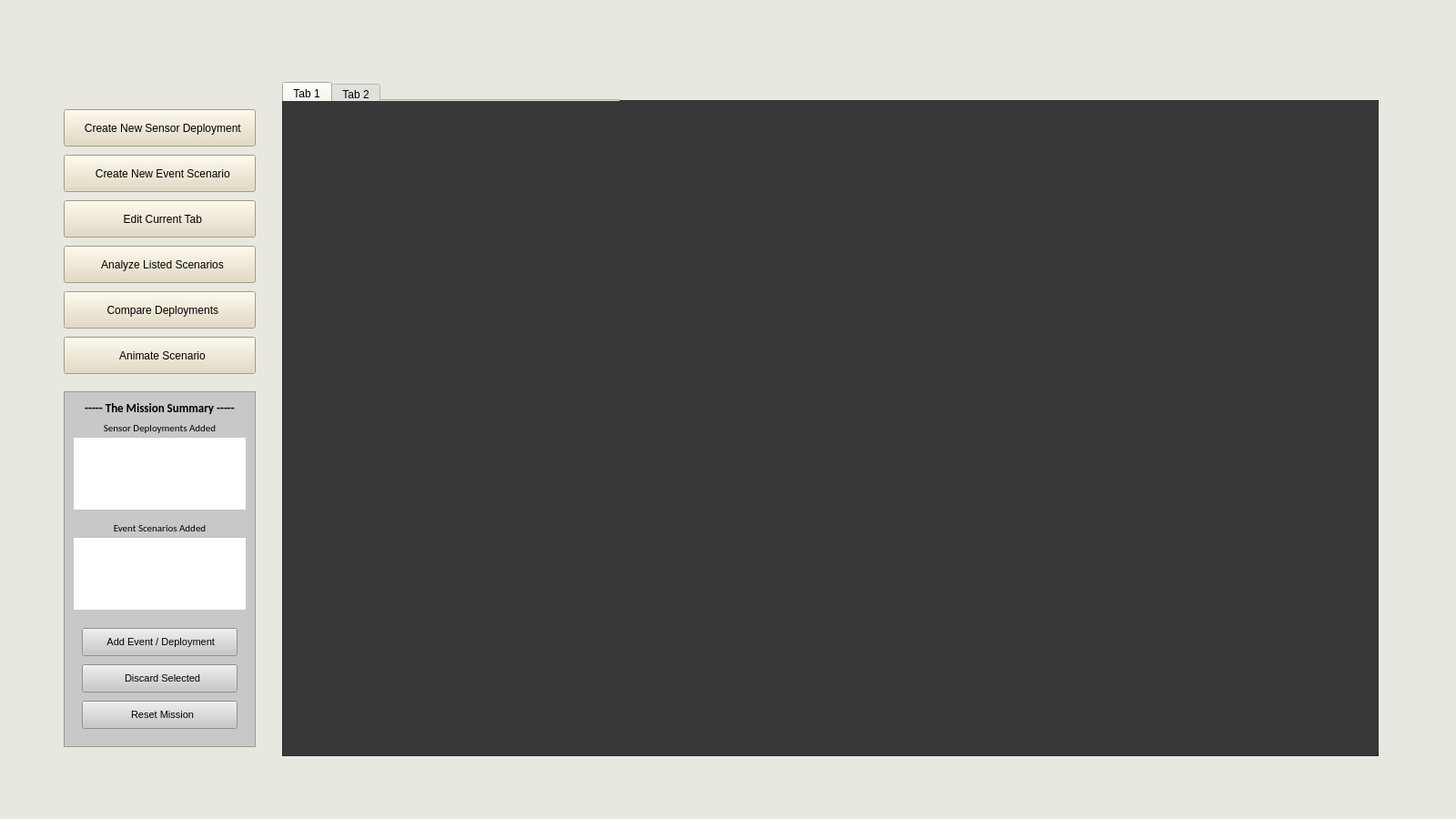
<?xml version="1.0" encoding="UTF-8"?>
<ui version="4.0">
 <class>MainWindow</class>
 <widget class="QMainWindow" name="MainWindow">
  <property name="geometry">
   <rect>
    <x>0</x>
    <y>0</y>
    <width>1600</width>
    <height>900</height>
   </rect>
  </property>
  <property name="font">
   <font>
    <family>Calibri</family>
   </font>
  </property>
  <property name="windowTitle">
   <string>MainWindow</string>
  </property>
  <property name="styleSheet">
   <string notr="true">background-color: rgb(232, 232, 224);</string>
  </property>
  <widget class="QWidget" name="centralwidget">
   <widget class="QPushButton" name="pushButton">
    <property name="geometry">
     <rect>
      <x>70</x>
      <y>120</y>
      <width>211</width>
      <height>41</height>
     </rect>
    </property>
    <property name="cursor">
     <cursorShape>PointingHandCursor</cursorShape>
    </property>
    <property name="autoFillBackground">
     <bool>false</bool>
    </property>
    <property name="styleSheet">
     <string notr="true">background-color: rgb(227, 216, 188);</string>
    </property>
    <property name="text">
     <string>  Create New Sensor Deployment</string>
    </property>
    <property name="icon">
     <iconset>
      <normaloff>../../Downloads/pngwing.com (10).png</normaloff>../../Downloads/pngwing.com (10).png</iconset>
    </property>
    <property name="iconSize">
     <size>
      <width>20</width>
      <height>20</height>
     </size>
    </property>
    <property name="default">
     <bool>false</bool>
    </property>
    <property name="flat">
     <bool>false</bool>
    </property>
   </widget>
   <widget class="QPushButton" name="pushButton_2">
    <property name="geometry">
     <rect>
      <x>70</x>
      <y>170</y>
      <width>211</width>
      <height>41</height>
     </rect>
    </property>
    <property name="cursor">
     <cursorShape>PointingHandCursor</cursorShape>
    </property>
    <property name="styleSheet">
     <string notr="true">background-color: rgb(227, 216, 188);</string>
    </property>
    <property name="text">
     <string>  Create New Event Scenario</string>
    </property>
    <property name="icon">
     <iconset>
      <normaloff>../../Downloads/pngwing.com (15).png</normaloff>../../Downloads/pngwing.com (15).png</iconset>
    </property>
    <property name="iconSize">
     <size>
      <width>20</width>
      <height>20</height>
     </size>
    </property>
   </widget>
   <widget class="QPushButton" name="pushButton_3">
    <property name="geometry">
     <rect>
      <x>70</x>
      <y>270</y>
      <width>211</width>
      <height>41</height>
     </rect>
    </property>
    <property name="cursor">
     <cursorShape>PointingHandCursor</cursorShape>
    </property>
    <property name="styleSheet">
     <string notr="true">background-color: rgb(227, 216, 188);</string>
    </property>
    <property name="text">
     <string>  Analyze Listed Scenarios</string>
    </property>
    <property name="icon">
     <iconset>
      <normaloff>../../Downloads/pngwing.com (2).png</normaloff>../../Downloads/pngwing.com (2).png</iconset>
    </property>
    <property name="iconSize">
     <size>
      <width>20</width>
      <height>20</height>
     </size>
    </property>
   </widget>
   <widget class="QPushButton" name="pushButton_4">
    <property name="geometry">
     <rect>
      <x>70</x>
      <y>320</y>
      <width>211</width>
      <height>41</height>
     </rect>
    </property>
    <property name="cursor">
     <cursorShape>PointingHandCursor</cursorShape>
    </property>
    <property name="styleSheet">
     <string notr="true">background-color: rgb(227, 216, 188);</string>
    </property>
    <property name="text">
     <string>  Compare Deployments</string>
    </property>
    <property name="icon">
     <iconset>
      <normaloff>../../Downloads/pngwing.com (4).png</normaloff>../../Downloads/pngwing.com (4).png</iconset>
    </property>
    <property name="iconSize">
     <size>
      <width>20</width>
      <height>20</height>
     </size>
    </property>
   </widget>
   <widget class="QFrame" name="frame">
    <property name="geometry">
     <rect>
      <x>70</x>
      <y>430</y>
      <width>211</width>
      <height>391</height>
     </rect>
    </property>
    <property name="styleSheet">
     <string notr="true">background-color: rgb(200, 200, 200);</string>
    </property>
    <property name="frameShape">
     <enum>QFrame::StyledPanel</enum>
    </property>
    <property name="frameShadow">
     <enum>QFrame::Sunken</enum>
    </property>
    <widget class="QLabel" name="label">
     <property name="geometry">
      <rect>
       <x>20</x>
       <y>10</y>
       <width>171</width>
       <height>16</height>
      </rect>
     </property>
     <property name="font">
      <font>
       <family>Calibri</family>
       <pointsize>10</pointsize>
       <weight>75</weight>
       <bold>true</bold>
      </font>
     </property>
     <property name="cursor">
      <cursorShape>ArrowCursor</cursorShape>
     </property>
     <property name="text">
      <string>----- The Mission Summary -----</string>
     </property>
     <property name="scaledContents">
      <bool>false</bool>
     </property>
     <property name="alignment">
      <set>Qt::AlignHCenter|Qt::AlignTop</set>
     </property>
     <property name="wordWrap">
      <bool>true</bool>
     </property>
    </widget>
    <widget class="QPushButton" name="pushButton_6">
     <property name="geometry">
      <rect>
       <x>20</x>
       <y>340</y>
       <width>171</width>
       <height>31</height>
      </rect>
     </property>
     <property name="font">
      <font>
       <family>MS Shell Dlg 2</family>
       <pointsize>8</pointsize>
       <weight>50</weight>
       <bold>false</bold>
      </font>
     </property>
     <property name="text">
      <string>  Reset Mission</string>
     </property>
     <property name="icon">
      <iconset>
       <normaloff>../../Downloads/pngwing.com (5).png</normaloff>../../Downloads/pngwing.com (5).png</iconset>
     </property>
    </widget>
    <widget class="QListWidget" name="listWidget">
     <property name="geometry">
      <rect>
       <x>10</x>
       <y>50</y>
       <width>191</width>
       <height>81</height>
      </rect>
     </property>
     <property name="styleSheet">
      <string notr="true">background-color: rgb(255, 255, 255);</string>
     </property>
     <property name="frameShape">
      <enum>QFrame::StyledPanel</enum>
     </property>
     <property name="frameShadow">
      <enum>QFrame::Sunken</enum>
     </property>
    </widget>
    <widget class="QListWidget" name="listWidget_2">
     <property name="geometry">
      <rect>
       <x>10</x>
       <y>160</y>
       <width>191</width>
       <height>81</height>
      </rect>
     </property>
     <property name="styleSheet">
      <string notr="true">background-color: rgb(255, 255, 255);</string>
     </property>
     <property name="frameShape">
      <enum>QFrame::StyledPanel</enum>
     </property>
     <property name="frameShadow">
      <enum>QFrame::Sunken</enum>
     </property>
    </widget>
    <widget class="QPushButton" name="pushButton_7">
     <property name="geometry">
      <rect>
       <x>20</x>
       <y>300</y>
       <width>171</width>
       <height>31</height>
      </rect>
     </property>
     <property name="font">
      <font>
       <family>MS Shell Dlg 2</family>
       <pointsize>8</pointsize>
       <weight>50</weight>
       <bold>false</bold>
      </font>
     </property>
     <property name="text">
      <string>  Discard Selected</string>
     </property>
     <property name="icon">
      <iconset>
       <normaloff>../../Downloads/pngwing.com (9).png</normaloff>../../Downloads/pngwing.com (9).png</iconset>
     </property>
    </widget>
    <widget class="QPushButton" name="pushButton_9">
     <property name="geometry">
      <rect>
       <x>20</x>
       <y>260</y>
       <width>171</width>
       <height>31</height>
      </rect>
     </property>
     <property name="font">
      <font>
       <family>MS Shell Dlg 2</family>
       <pointsize>8</pointsize>
       <weight>50</weight>
       <bold>false</bold>
      </font>
     </property>
     <property name="text">
      <string> Add Event / Deployment</string>
     </property>
     <property name="icon">
      <iconset>
       <normaloff>../../Downloads/pngwing.com (1).png</normaloff>../../Downloads/pngwing.com (1).png</iconset>
     </property>
    </widget>
    <widget class="QLabel" name="label_3">
     <property name="geometry">
      <rect>
       <x>10</x>
       <y>30</y>
       <width>191</width>
       <height>20</height>
      </rect>
     </property>
     <property name="font">
      <font>
       <family>Calibri</family>
       <pointsize>8</pointsize>
      </font>
     </property>
     <property name="text">
      <string>Sensor Deployments Added</string>
     </property>
     <property name="alignment">
      <set>Qt::AlignCenter</set>
     </property>
    </widget>
    <widget class="QLabel" name="label_7">
     <property name="geometry">
      <rect>
       <x>10</x>
       <y>140</y>
       <width>191</width>
       <height>20</height>
      </rect>
     </property>
     <property name="font">
      <font>
       <family>Calibri</family>
       <pointsize>8</pointsize>
      </font>
     </property>
     <property name="text">
      <string>Event Scenarios Added</string>
     </property>
     <property name="alignment">
      <set>Qt::AlignCenter</set>
     </property>
    </widget>
   </widget>
   <widget class="QFrame" name="frame_2">
    <property name="geometry">
     <rect>
      <x>310</x>
      <y>110</y>
      <width>1205</width>
      <height>721</height>
     </rect>
    </property>
    <property name="styleSheet">
     <string notr="true">background-color: rgb(56, 56, 56);</string>
    </property>
    <property name="frameShape">
     <enum>QFrame::StyledPanel</enum>
    </property>
    <property name="frameShadow">
     <enum>QFrame::Sunken</enum>
    </property>
    <widget class="QWidget" name="horizontalLayoutWidget">
     <property name="geometry">
      <rect>
       <x>9</x>
       <y>9</y>
       <width>1211</width>
       <height>701</height>
      </rect>
     </property>
     <layout class="QHBoxLayout" name="horizontalLayout"/>
    </widget>
   </widget>
   <widget class="QLabel" name="label_2">
    <property name="geometry">
     <rect>
      <x>30</x>
      <y>30</y>
      <width>211</width>
      <height>51</height>
     </rect>
    </property>
    <property name="styleSheet">
     <string notr="true">image: url(:/mainLogo/Microflownlogo_1.png);</string>
    </property>
    <property name="text">
     <string/>
    </property>
   </widget>
   <widget class="QPushButton" name="pushButton_8">
    <property name="geometry">
     <rect>
      <x>70</x>
      <y>220</y>
      <width>211</width>
      <height>41</height>
     </rect>
    </property>
    <property name="cursor">
     <cursorShape>OpenHandCursor</cursorShape>
    </property>
    <property name="focusPolicy">
     <enum>Qt::WheelFocus</enum>
    </property>
    <property name="styleSheet">
     <string notr="true">background-color: rgb(227, 216, 188);</string>
    </property>
    <property name="text">
     <string>  Edit Current Tab</string>
    </property>
    <property name="icon">
     <iconset>
      <normaloff>edit.png</normaloff>edit.png</iconset>
    </property>
    <property name="iconSize">
     <size>
      <width>20</width>
      <height>20</height>
     </size>
    </property>
    <property name="autoDefault">
     <bool>false</bool>
    </property>
    <property name="default">
     <bool>false</bool>
    </property>
    <property name="flat">
     <bool>false</bool>
    </property>
   </widget>
   <widget class="QPushButton" name="pushButton_5">
    <property name="geometry">
     <rect>
      <x>70</x>
      <y>370</y>
      <width>211</width>
      <height>41</height>
     </rect>
    </property>
    <property name="cursor">
     <cursorShape>PointingHandCursor</cursorShape>
    </property>
    <property name="styleSheet">
     <string notr="true">background-color: rgb(227, 216, 188);</string>
    </property>
    <property name="text">
     <string>  Animate Scenario</string>
    </property>
    <property name="icon">
     <iconset>
      <normaloff>../../Downloads/pngwing.com (6).png</normaloff>../../Downloads/pngwing.com (6).png</iconset>
    </property>
    <property name="iconSize">
     <size>
      <width>20</width>
      <height>20</height>
     </size>
    </property>
   </widget>
   <widget class="QTabWidget" name="tabWidget">
    <property name="geometry">
     <rect>
      <x>310</x>
      <y>90</y>
      <width>371</width>
      <height>21</height>
     </rect>
    </property>
    <property name="currentIndex">
     <number>0</number>
    </property>
    <widget class="QWidget" name="tab">
     <attribute name="title">
      <string>Tab 1</string>
     </attribute>
    </widget>
    <widget class="QWidget" name="tab_2">
     <attribute name="title">
      <string>Tab 2</string>
     </attribute>
    </widget>
   </widget>
  </widget>
  <widget class="QStatusBar" name="statusbar"/>
 </widget>
 <resources>
  <include location="microflownlogo.qrc"/>
 </resources>
 <connections/>
</ui>
